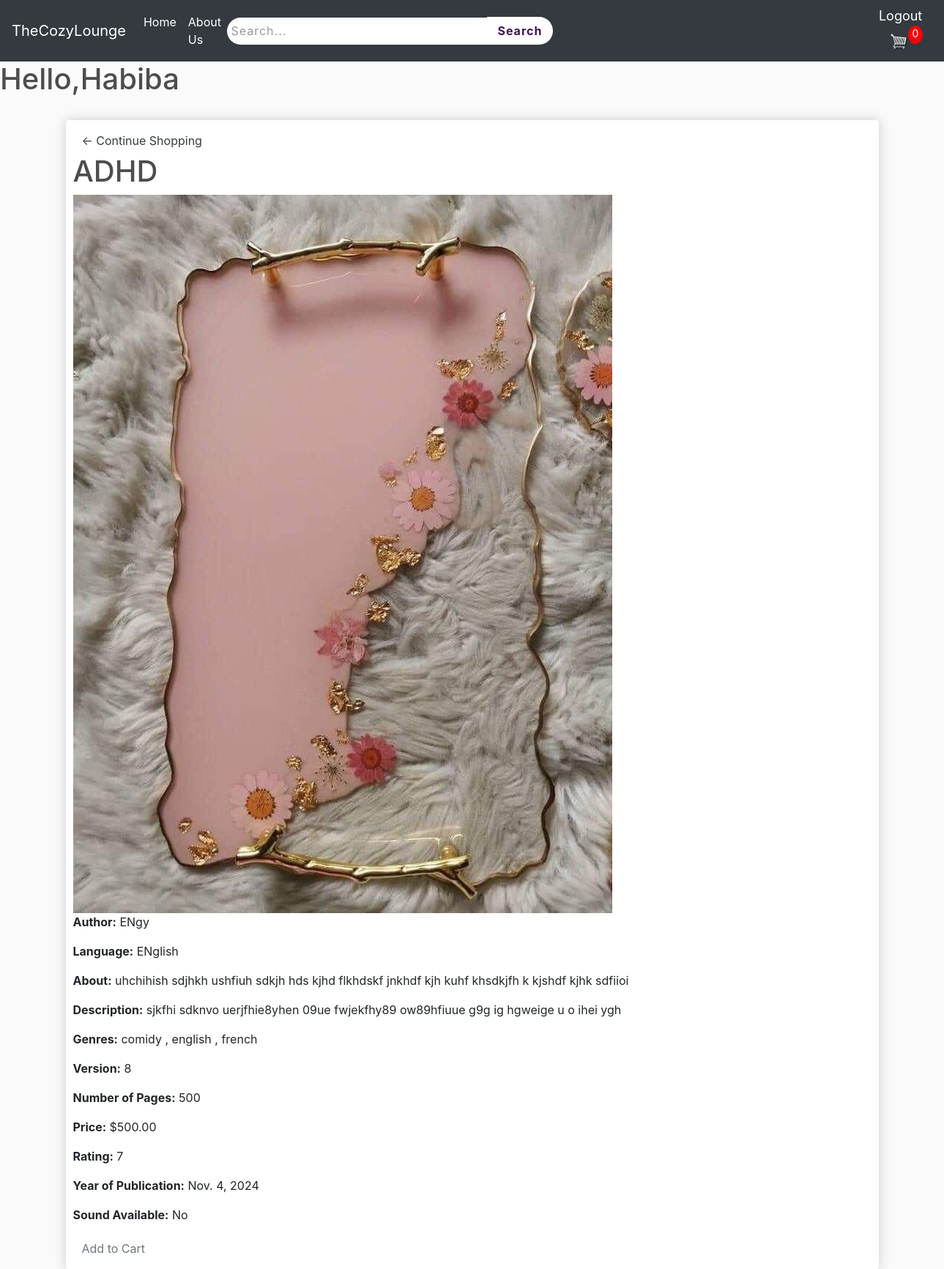
The page /product/1/ (signed in) on the database its author committed.
### TheCozyLounge/models.py (models this page shows, shortened)
class Product(models.Model):
    a_name = models.CharField(max_length=64)
    b_Language = models.CharField(max_length=64)
    b_title = models.CharField(max_length=64 ,null=True)
    a_about = models.TextField(max_length=500)
    b_description = models.TextField(max_length=800)
    b_genres = models.TextField()
    b_version = models.IntegerField()
    b_nu_of_pages = models.IntegerField()
    b_price = models.DecimalField(max_digits=99999,decimal_places=2)
    b_rate = models.IntegerField()
    b_y_of_pub = models.DateField()
    b_sound = models.BooleanField(default=False, blank=True)
    b_pic = models.ImageField(null=True, blank=True)
    @property
    def imageURL(self):
        try:
            url = self.b_pic.url
        except:
            url = ''
        return url

### TheCozyLounge/views.py (the view)
# urls.py: path('product/<int:product_id>/', views.details_view, name='view'),
@login_required(login_url='login')
def details_view(request, product_id):
	data = cartData(request)
	cartItems = data['cartItems']
	order = data['order']
	items = data['items']
	product = get_object_or_404(Product, id=product_id)# Retrieve the product by ID
	context = {'items':items, 'order':order, 'cartItems':cartItems, 'product': product}
	return render(request, 'store/view.html', context)

### TheCozyLounge/models.py (called while the page is built)
    @property
    def get_cart_items(self):
        orderitems = self.orderitem_set.all()
        total = sum([item.quantity for item in orderitems])
        return total

### TheCozyLounge/utils.py (called while the page is built)
def cartData(request):
    user = request.user
    if user.is_authenticated:
        try:
            customer = user.customer
        except Customer.DoesNotExist:
            customer = Customer.objects.create(
                user=user,
                name=user.username,
                email=user.email
            )
        order, created = Order.objects.get_or_create(customer=customer, complete=False)
        items = order.orderitem_set.all()
        cartItems = order.get_cart_items
    else:
        cookieData = cookieCart(request)
        cartItems = cookieData['cartItems']
        order = cookieData['order']
        items = cookieData['items']
    return {'cartItems': cartItems, 'order': order, 'items': items}

### TheCozyLounge/templates/store/view.html (shortened to what this page needs)
{% extends 'store/home.html' %}
{% load static %}
{% block content %}
<!DOCTYPE html>
<html lang="en">
<head>
    <link rel="stylesheet" href="https://stackpath.bootstrapcdn.com/bootstrap/4.4.1/css/bootstrap.min.css">
	<link rel="stylesheet" type="text/css" href="{% static 'css/main.css' %}">
</head>
<body>
    <div class="box-element">
        <a  class="btn btn-outline-dark" href="{% url 'store' %}">&#x2190; Continue Shopping</a>
        <h1>{{ product.b_title }}</h1>
        <img src="{{ product.imageURL }}" alt="{{ product.b_title }}">
        <p><strong>Author:</strong> {{ product.a_name }}</p>
        <p><strong>Language:</strong> {{ product.b_Language }}</p>
        <p><strong>About:</strong> {{ product.a_about }}</p>
        <p><strong>Description:</strong> {{ product.b_description }}</p>
        <p><strong>Genres:</strong> {{ product.b_genres }}</p>
        <p><strong>Version:</strong> {{ product.b_version }}</p>
        <p><strong>Number of Pages:</strong> {{ product.b_nu_of_pages }}</p>
        <p><strong>Price:</strong> ${{ product.b_price }}</p>
        <p><strong>Rating:</strong> {{ product.b_rate }}</p>
        <p><strong>Year of Publication:</strong> {{ product.b_y_of_pub }}</p>
        <p><strong>Sound Available:</strong> {{ product.b_sound|yesno:"Yes,No" }}</p>
        <div style="display: flex; gap:1em; justify-content: space-between;">
            <div>
                <button data-product="{{product.id}}" data-action="add" class="btn btn-outline-secondary add-btn update-cart">Add to Cart</button>
            </div>
        </div>
    </div>
</body>
</html>
{% endblock content %}

### TheCozyLounge/templates/store/home.html (shortened to what this page needs)
<!DOCTYPE html>
{% load static %}
<html>
<head>
	<link rel="stylesheet" href="https://stackpath.bootstrapcdn.com/bootstrap/4.4.1/css/bootstrap.min.css">
	<link rel="stylesheet" type="text/css" href="{% static 'css/main.css' %}">
</head>
<body>
	<nav class="navbar navbar-expand-lg navbar-dark bg-dark ">
	  <a class="navbar-brand" href="{% url 'store' %}">TheCozyLounge</a>
	  <div class="collapse navbar-collapse" id="navbarSupportedContent">
	    <ul class="navbar-nav mr-auto">
	      <li class="nav-item active">
	        <a class="nav-link" href="{% url 'store' %}">Home <span class="sr-only">(current)</span></a>
	      </li>
		  <li class="nav-item active">
	        <a class="nav-link" href="{% url 'about_us' %}">About Us </a>
	      </li>
		</ul>
		<form action="{% url 'search' %}" method="get">
			<div class="search_bar">
				<input class="searchb" type="text" placeholder=" Search..." name="q" aria-label="Search">
				<div class="container-S">
					<button class="button-S btn-s" type="submit"> Search</button>
				</div>
			</div>
		</form>
	    <div class="form-inline my-2 my-lg-0">
			<span ><a class="logout-msg" href="{% url 'logout' %}">Logout</a></span>
	     	<a href="{% url 'cart' %}">
	    		<img  id="cart-icon" src="{% static 'images/cart.png' %}">
	    	</a>
	    	<p id="cart-total">{{cartItems}}</p>
	    </div>
	  </div>
	</nav>
	<span class="hello-msg"><h1>Hello,{{request.user}}</h1></span>
    <div class="container">
            <br>
            {% block content %}
            {% endblock content %}
	</div>
</body>
</html>

### TheCozyLounge/static/css/Main.css (style rules this page uses)
body { background-color: hsl(0, 0%, 98%); }
h1,h2,h3,h4,h5,h6 { color:hsl(0, 0%, 30%); }
.box-element { box-shadow:hsl(0, 0%, 80%) 0 0 16px; background-color: #fff; border-radius: 4px; padding: 10px; }
#cart-icon { width:25px; display: inline-block; margin-left: 15px; }
#cart-total { display: block; text-align: center; color:#fff; background-color: red; width: 20px; height: 25px; border-radius: 50%; font-size: 14px; }
.btn { border-radius: 0; }
.logout-msg { font-size: 18px; color: #fff; margin-right: 20px; }
.search_bar { margin-right: 300px; justify-content: center; align-items: center; display: flex; width: 50% ; }
.searchb::placeholder { letter-spacing: 1px; color: #999; }
.searchb { border-radius: 30px 0px 0px 30px; height: 37px; width: 500px; margin: 10px 0px; margin-left: 0px; padding-left: 0px; padding-right: 0px; margin-right: 0px; border: none; transition: none; }
:root { --purple: #411454; --gray: #bbbbbb; }
.container-S { position: flex; height: 40px; text-align: center; }
.button-S { outline: none; height: 37px; text-align: center; justify-content: center; align-items: center; background: #fff; border: none; color: var(--purple); letter-spacing: 1px; font-size: 16px; font-weight: bold; cursor: pointer; transition: all 0.25s ease; }
.button-S::after { content: ""; }
.btn-s { width: 90px; margin: 1.2px 0px; height: 37.4px; border-radius: 0px 30px 30px 0px; }
.btn { border: none; }

### rows shown on the page
Product: b_title "ADHD", imageURL (picture), a_name "ENgy", b_Language "ENglish", a_about "uhchihish sdjhkh ushfiuh sdkjh hds kjhd flkhdskf jnkhdf kjh kuhf khsdkjfh k kjshdf kjhk sdfiioi", b_description "sjkfhi sdknvo uerjfhie8yhen 09ue fwjekfhy89 ow89hfiuue g9g ig hgweige u o ihei ygh", b_genres "comidy , english , french", b_version "8", b_nu_of_pages "500", b_price "500.00", b_rate "7", b_y_of_pub "Nov. 4, 2024", b_sound "No"

### other values the page prints
{{ cartItems }} "0"
{{ request.user }} "Habiba"
